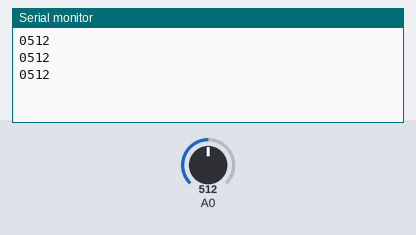
This sketch was run on a simulated Arduino Uno, built with avr-gcc and run on an emulated ATmega328P. Shown: the last lines printed to the serial monitor. Inputs (shaded band) come from the test bench; at power-on: A0 = 512.

Above: at 1.8 s.
1.9 s: A0 set to 716
At 2.4 s:
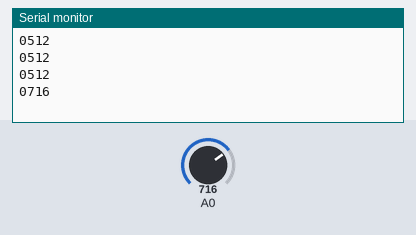
3.4 s: A0 set to 900
At 3.9 s:
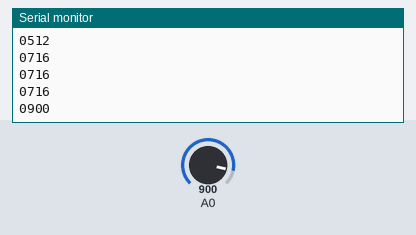
Timing chart, 0 to 6.4 s (numbered marks = the images above; inputs shaded):
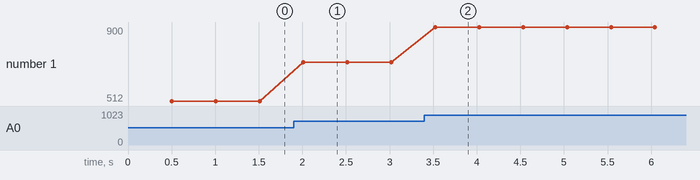

Measured:
- after the input at 1.9 s, the serial monitor: prints a new line after 0.11 s (image 1)
- after the input at 3.4 s, the serial monitor: prints a new line after 0.12 s (image 2)
- plotted number 1: 512 → 716 after the input at 1.9 s, 716 → 900 after the input at 3.4 s

The sketch:

Timer0_USART_ADC.ino
```cpp
#include <avr/io.h>
#include <avr/interrupt.h>

#define FOSC 16000000UL // Defining the CPU Frequency

volatile uint8_t counter = 0; // this counts the number of timer overflows

uint8_t myString[11] = {'A', 'T', 'm', 'e', 'g', 'a', '3', '2', '8', 'P', '\0'};
uint8_t *ptr = &myString[0];

// variables to break up the read ADC value
uint8_t ADC0_Result_Thousands = 0;
uint8_t ADC0_Result_Hundreds = 0;
uint8_t ADC0_Result_Tens = 0;
uint8_t ADC0_Result_Ones = 0;

uint16_t temp = 0;  // used to hold ADC0_Result to perform operations on

// function prototypes
void Timer0_Init(void);
void USART_Init(uint16_t, char, uint8_t, uint8_t);
void USART_TransmitByte(uint8_t*);
void ADC_Init(void);
uint16_t ADC_Read(char);

int main(void)  {
  USART_Init(4800, 'o', 7, 2);
  Timer0_Init();
  ADC_Init();

  while (1) {
    if (counter >= 125) {   // 4ms * 125 = 500ms
      temp = ADC_Read(0); // read ADC channel 0 (

      ADC0_Result_Ones = temp % 10;
      temp = temp / 10;
      ADC0_Result_Tens = temp % 10;
      temp = temp / 10;
      ADC0_Result_Hundreds = temp % 10;
      ADC0_Result_Thousands = temp / 10;

      // Convert to ASCII values, adds 0x30 to each
      ADC0_Result_Thousands += 0x30;
      ADC0_Result_Hundreds += 0x30;
      ADC0_Result_Tens += 0x30;
      ADC0_Result_Ones += 0x30;

      // write the ADC reading to the USART
      USART_TransmitByte(ADC0_Result_Thousands);
      USART_TransmitByte(ADC0_Result_Hundreds);
      USART_TransmitByte(ADC0_Result_Tens);
      USART_TransmitByte(ADC0_Result_Ones);
      USART_TransmitByte('\n');
      // reset the counter
      counter = 0;
    }
  }
}


ISR (TIMER0_COMPA_vect)  // timer0 overflow interrupt
{
  counter++;  // every 4ms increment counter
}

ISR (ADC_vect)  // ADC interrupt
{
}

uint16_t ADC_Read(char channel)  {
  ADMUX = (1<<REFS0) | (channel & 0x0f); // select channel requested
  ADCSRA |= (1<<ADSC);                    // start conversion
  while (ADCSRA & (1<<ADSC));             // wait for result
  return ADCW;
}

void ADC_Init()  {
  ADMUX = (1 << REFS0);   // uses AVCC which is connected to +5V on UNO
  ADMUX &= 0xF0;          // clear 4 LSB to set ADC0
  ADCSRA |= (1<<ADEN) | (7<<ADPS0); // set ADC clock to 125kHz and enable ADC
}

void Port_Init()  {
  DDRB |= (1 << 5);         // set Arduino pin 13 (PORTB bit 5) as output
}

void Timer0_Init()  {
  TCCR0A |= (1 << WGM01);     // Set the Timer Mode to CTC
  OCR0A = 0xF9;               // Set the value that we want to count to (249)
  TIMSK0 |= (1 << OCIE0A);    //Set the ISR COMPA vect
  sei();                      //enable global interrupts
  TCCR0B = (1 << CS02);       // set prescaler to 256 and start the timer
}

// user enters required baud rate, parity ('o' =odd, 'e' =even, 'n' = none),
// data bits and stopbits
void USART_Init(uint16_t baudRate, char parity, uint8_t dataBits, uint8_t stopBits)  {
  uint16_t ubrr = (FOSC / 16UL / baudRate - 1); // get UBRR value from FOSC and baudRate
  // Set baud rate
  UBRR0H = (unsigned char) (ubrr >> 8);
  UBRR0L = (unsigned char)ubrr;
  UCSR0B = (1 << RXEN0) | (1 << TXEN0); // Enable both transmit and receive

  switch (parity) { // set up parity
    case 'o':
      UCSR0C |= ((1 << UPM00) | (1 << UPM01));
      break;
    case 'e':
      UCSR0C |= (1 << UPM01);
      UCSR0C &= ~(1 << UPM00);
      break;
    case 'n':
      UCSR0C &= ~(1 << UPM01);
      UCSR0C &= ~(1 << UPM00);
      break;
    default:  // default is no parity
      UCSR0C &= ~(1 << UPM01);
      UCSR0C &= ~(1 << UPM00);
      break;
  }

  switch (dataBits) { // set up num data bits
    case 5:       // UCSZ0[2:0] = 000
      UCSR0C &= ~(1 << UCSZ00 | 1 << UCSZ01 | 1 << UCSZ02);
      break;
    case 6:       // UCSZ0[2:0] = 001
      UCSR0C &= ~(1 << UCSZ01 | 1 << UCSZ02);
      UCSR0C |= (1 << UCSZ00);
      break;
    case 7:
      UCSR0C &= ~(1 << UCSZ00 | 1 << UCSZ02); // UCSZ0[2:0] = 010
      UCSR0C |= (1 << UCSZ01);
      break;
    case 8:       // UCSZ0[2:0] = 011
      UCSR0C &= ~(1 << UCSZ02);
      UCSR0C |= (1 << UCSZ00 | 1 << UCSZ01);
      break;
    default: // defult is 8 databits  // UCSZ0[2:0] = 011
      UCSR0C &= ~(1 << UCSZ02);
      UCSR0C |= (1 << UCSZ00 | 1 << UCSZ01);
  }

  switch (stopBits) { //set up num stop bits
    case 1: // 1 stop bit
      UCSR0C &= ~(1 << USBS0);
      break;
    case 2: // 2 stop bits
      UCSR0C |= (1 << USBS0);
      break;
    default:  // default is 1 stop bit
      UCSR0C &= ~(1 << USBS0);
      break;
  }
}

void USART_TransmitByte(uint8_t *DataByte)
{
  // Wait until UDR is ready
  while (( UCSR0A & (1 << UDRE0)) == 0) {};
  UDR0 = DataByte;
}

unsigned char USART_Receive( void )
{
  // Wait for data to be received
  while ( !(UCSR0A & (1 << RXC0)) )
    ;
  // Get and return received data from buffer
  return UDR0;
}
```
